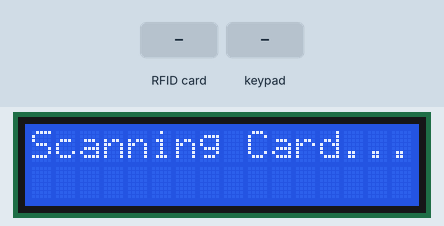
Recording of a sketch running on a simulated Arduino Uno, built with avr-gcc and run on an emulated ATmega328P. Shown: 16×2 character LCD. The inputs (shaded band) are chosen by the test bench. What the sketch prints to the serial monitor is not drawn.

Above: at 3.3 s.
3.4 s: RFID card F7 EE 44 63 held to the reader
At 4.1 s:
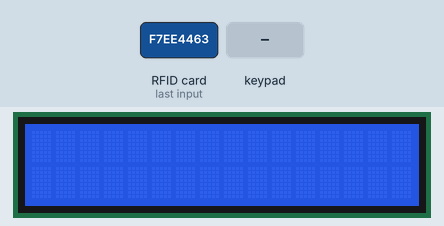
At 5.6 s:
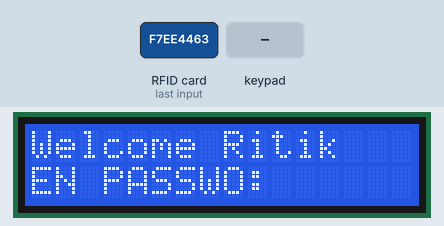
5.9 s: keypad keys 4 5 6 9 pressed 0.4 s apart
At 7.7 s:
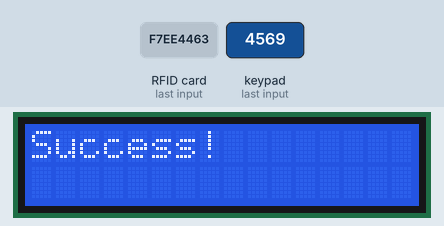
Timing chart, 0 to 9.2 s (numbered marks = the images above; inputs shaded):
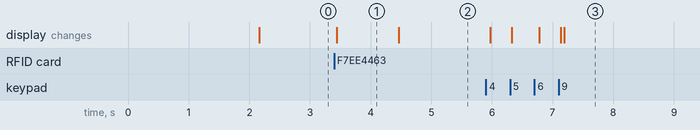

The sketch:

Student_Attendence_system_RFID_KEYPAD_GSM.ino
```cpp
#include <Wire.h>
#include <LiquidCrystal_I2C.h>
#include <MFRC522.h>
#include <Keypad.h>

LiquidCrystal_I2C lcd(0x27, 16, 2); // Address 0x27, 16 columns and 2 rows
String phoneNumber = "+918287683669";

#define SS_PIN 10
#define RST_PIN 9
MFRC522 mfrc522(SS_PIN, RST_PIN); // Create instance

byte cardUID[] = { 0xF7, 0xEE, 0x44, 0x63 }; // Specified card UID to validate against

const byte ROWS = 4; // Four rows
const byte COLS = 4; // Four columns
char keys[ROWS][COLS] = {
  {'1','2','3','A'},
  {'4','5','6','B'},
  {'7','8','9','C'},
  {'*','0','#','D'}
};
byte rowPins[ROWS] = {A1, 3, 4, 5}; // Connect to the row pinouts of the keypad
byte colPins[COLS] = {6, 7, 8, A0}; // Connect to the column pinouts of the keypad

Keypad keypad = Keypad(makeKeymap(keys), rowPins, colPins, ROWS, COLS);

void setup() {
  lcd.begin();                      // Initialize the LCD
  lcd.backlight();                  // Turn on backlight
  Serial.begin(9600);               // Initialize serial communications
  SPI.begin();                      // Init SPI bus
  mfrc522.PCD_Init();               // Init MFRC522
  lcd.setCursor(0,0);
  lcd.print("Student Attend.");  // Display message on LCD
  lcd.setCursor(0,1);
  lcd.print("      System      ");
  delay(2000);
  lcd.clear();                      // Clear the LCD before starting
}

void loop() {
  lcd.setCursor(0, 0);
  lcd.print("Scanning Card..."); // Indicate that the system is scanning a card

  if (!mfrc522.PICC_IsNewCardPresent()) { // If new card is not present
    delay(100); // Wait a short moment before checking again
    return; // Skip the current iteration and proceed to the next one
  }

  if (!mfrc522.PICC_ReadCardSerial()) { // If the card's serial number cannot be read
    delay(100); // Wait a short moment before checking again
    return; // Skip the current iteration and proceed to the next one
  }

  lcd.clear(); // Clear the LCD before displaying the UID
  lcd.setCursor(0, 0);
  //lcd.print("Card UID:");
  Serial.print("Card UID:");

  for (byte i = 0; i < mfrc522.uid.size; i++) {
    // lcd.print(mfrc522.uid.uidByte[i] < 0x10 ? "0" : ""); // Print without space
    // lcd.print(mfrc522.uid.uidByte[i], HEX);
    Serial.print(mfrc522.uid.uidByte[i] < 0x10 ? "0" : ""); // Print without space
    Serial.print(mfrc522.uid.uidByte[i], HEX);
  }

  Serial.println();
  delay(1000); // Display card UID for a moment before showing valid/invalid

  //lcd.setCursor(0, 1);
  bool validCard = true;

  for (byte i = 0; i < sizeof(cardUID); i++) {
    if (mfrc522.uid.uidByte[i] != cardUID[i])
    {
      validCard = false;
      break;
    }
  }

  if (validCard)
  {
    lcd.print("Welcome Ritik      "); // Display message on LCD
    // Add your actions when a valid card is detected here
    char password[5];
    lcd.setCursor(0, 1);
    lcd.print("EN PASSWO:");
   // lcd.setCursor(8, 1);
    for (int i = 0; i < 4; i++)
    {
      char key = keypad.getKey();
      if (key != NO_KEY)
      {
        password[i] = key;
        Serial.print(key); // Print to serial monitor
        lcd.print(key); // Print to LCD
      }
      else
      {
        i--; // Decrement i to wait for the next key press
        delay(50); // Delay to prevent multiple key presses
      }
      delay(50); // Delay for user input
    }
    password[4] = '\0'; // Null terminate the string
    if (strcmp(password, "4569") == 0)
    {
      lcd.clear();
      lcd.print("Success!"); // Display success message
      delay(2000);

      String message = "Attedence has been successfully marked for your ward Ritik";
      sendSMS(phoneNumber, message);
      delay(2000);
    }
    else
    {
      lcd.clear();
      lcd.print("Invalid Password"); // Display invalid password message
      delay(2000);
    }
    lcd.clear();
  }

  else
  {
    lcd.print("Invalid Card   ");    // Display message on LCD
    delay(2000); // Delay after displaying invalid message
    lcd.clear();
  }
}


void sendSMS(String number, String message)
{
  Serial.print("AT+CMGF=1\r");
  delay(1000);
  Serial.print("AT+CMGS=\"" + number + "\"\r");
  delay(1000);
  Serial.print(message);
  delay(100);
  Serial.write(0x1A);
  delay(1000);
}
```

Measured:
- after the input at 3.4 s, the display: changes at once (image 1)
- after the input at 5.9 s, the display: first changes after 0.07 s (image 3 shows a later state)
- what the display in image 1 shows lasts 1.1 s, from 3.4 s to 4.5 s
